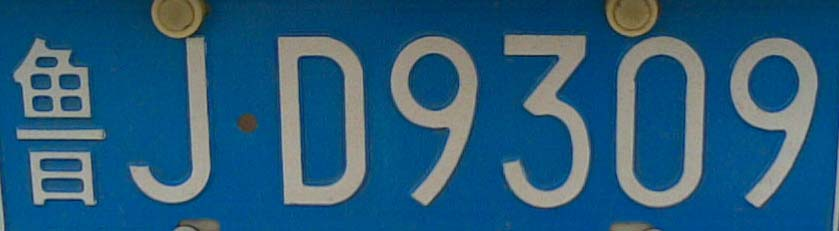
%> input picture Matlab车牌识别/鲁JD9309.jpg, 839 x 231 px
$ octave luJD9309.m   (GNU Octave 9; MATLAB toolbox functions it lacks are replaced by stand-ins)
%> lines starting %> are read from the running program, lines starting %| are printed output that depends on the picture; in (x1, y1, x2, y2) boxes, pixels count from 0 and x2, y2 are one past the last pixel; in counts of white or black regions, pixels touching at a corner belong together; the program's own positions count from 1
### Matlab车牌识别/split.m
function split_img = split(img)
    [m,n] = size(img);
    top = 1;
    bottom = m;
    left = 1;
    right = n;
    %上边界
    while top <= m && sum(img(top,:)) == 0
        top = top + 1;
    end
     %下边界
     while bottom >= 1 && sum(img(bottom,:)) == 0
         bottom = bottom - 1;
     end
     %左边界
     while left >= 1 && sum(img(:,left)) == 0
         left = left + 1;
     end
     %右边界
     while right <= n && sum(img(:,right)) == 0
         right = right - 1;
     end
     %计算图像的长宽得到切割后的图像
     height = bottom - top;
     width = right - left;
     split_img = imcrop(img, [left top width height]);
end


### Matlab车牌识别/split_word.m
% [38 lines of commented-out code are left out]
function [word,result] = split_word(img)
     [m,n] = size(img);
      width = 0;
      while width+1 < n-2 && sum(img(:,width+1)) ~= 0
          width = width+1;
      end
      word = imcrop(img,[1,1,width,m]);
      %img(:, [1: width]) = 0;
      img(:, 1: width) = 0;
      img = split(img);
      result = img;
end

### Matlab车牌识别/luJD9309.m
clc;
clear;
f = imread('鲁JD9309.jpg');
%> f is the input picture: size 231x839x3 uint8; mean R, G, B 39.6, 91.4, 123.7
imshow(f);title('原图');
img_gray = rgb2gray(f);
figure;
imshow(img_gray);title('灰度图');
hf = histeq(img_gray,512);
figure;
imshow(hf);title('均衡化图');
hf = medfilt2(hf,[3,3]);
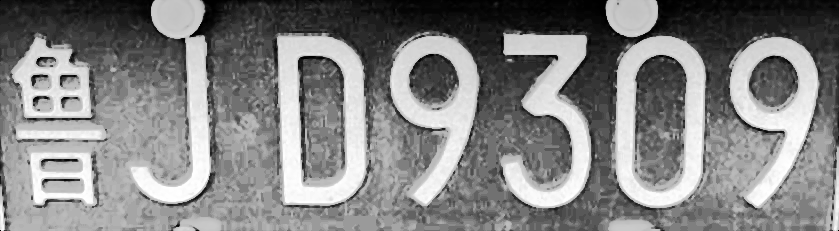
%> hf: size 231x839 uint8; min 0, max 255, mean 131.1
[t,sm] = graythresh(hf);
%> t = 0.52; sm = 0.742
img_bw = im2bw(hf,t+0.27);
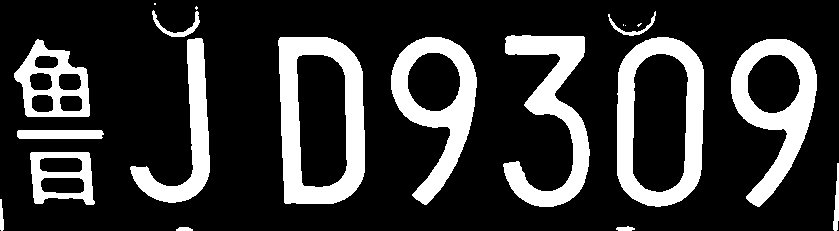
%> img_bw: size 231x839 logical; 21% white; 20 white regions (5 under 20 px), largest, box (x1, y1, x2, y2) and area: (278, 37, 365, 204) 7313, (617, 37, 704, 207) 6440, (503, 35, 590, 207) 5841
figure;
imshow(img_bw);title('二值图');
img = bwareaopen(img_bw, 300);
[r,c] = size(img);
%> r = 231; c = 839
for i = 1:35
    for j = 1:c
        img(i,j) = 0;
    end
end
img = bwareaopen(img, 50);
figure;
imshow(img);title('处理图像');
split_img = split(img);
%> the loop in split, `while top <= m && sum(img(top,:)) == 0` made 35 passes
%> the loop in split, `while bottom >= 1 && sum(img(bottom,:)) == 0` made 24 passes
%> bottom on passes 1 to 12: 230, 229, 228, 227, 226, 225, 224, 223, 222, 221, 220, 219
%> the loop in split, `while left >= 1 && sum(img(:,left)) == 0` made 14 passes
%> the loop in split, `while right <= n && sum(img(:,right)) == 0` made 22 passes
%> right on passes 1 to 12: 838, 837, 836, 835, 834, 833, 832, 831, 830, 829, 828, 827
%> in split, `height = bottom - top;`: height = 171
%> in split, `width = right - left;`: width = 802
%> in split, `split_img = imcrop(img, [left top width height]);`: split_img: size 172x803 logical; 28.8% white; 9 white regions, largest, box (x1, y1, x2, y2) and area: (264, 2, 351, 169) 7313, (603, 2, 690, 172) 6440, (489, 0, 576, 172) 5841
figure;
imshow(split_img);title('分割后的图像');
[word1,split_img] = split_word(split_img);
%> the loop in split_word, `while width+1 < n-2 && sum(img(:,width+1)) ~= 0` made 90 passes
%> after the loop in split_word, `while width+1 < n-2 && sum(img(:,width+1)) ~= 0`: width = 90
%> in split_word, `word = imcrop(img,[1,1,width,m]);`: word: size 172x91 logical; 33.2% white; 3 white regions, box (x1, y1, x2, y2) and area: (0, 4, 76, 82) 2687, (16, 117, 81, 170) 1747, (3, 95, 90, 104) 768
%> in split_word, `img(:, 1: width) = 0;`: img: size 172x803 logical; 25% white; 6 white regions, box (x1, y1, x2, y2) and area: (264, 2, 351, 169) 7313, (603, 2, 690, 172) 6440, (489, 0, 576, 172) 5841, (717, 4, 803, 172) 5630, (377, 2, 463, 170) 5527, (116, 3, 196, 168) 3789
%> the loop in split (call 2), `while left >= 1 && sum(img(:,left)) == 0` made 116 passes
%> in split (call 2), `split_img = imcrop(img, [left top width height]);`: split_img: size 172x687 logical; 29.2% white; 6 white regions, box (x1, y1, x2, y2) and area: (148, 2, 235, 169) 7313, (487, 2, 574, 172) 6440, (373, 0, 460, 172) 5841, (601, 4, 687, 172) 5630, (261, 2, 347, 170) 5527, (0, 3, 80, 168) 3789
figure;
imshow(word1);title('1');

[word2,split_img] = split_word(split_img);
%> the loop in split_word (call 2), `while width+1 < n-2 && sum(img(:,width+1)) ~= 0` made 80 passes
%> in split_word (call 2), `word = imcrop(img,[1,1,width,m]);`: word: size 172x81 logical; 27.2% white; 1 white region, box (x1, y1, x2, y2) and area: (0, 3, 80, 168) 3789
%> in split_word (call 2), `img(:, 1: width) = 0;`: img: size 172x687 logical; 26% white; 5 white regions, box (x1, y1, x2, y2) and area: (148, 2, 235, 169) 7313, (487, 2, 574, 172) 6440, (373, 0, 460, 172) 5841, (601, 4, 687, 172) 5630, (261, 2, 347, 170) 5527
%> in split (call 3), `split_img = imcrop(img, [left top width height]);`: split_img: size 172x539 logical; 33.2% white; 5 white regions, box (x1, y1, x2, y2) and area: (0, 2, 87, 169) 7313, (339, 2, 426, 172) 6440, (225, 0, 312, 172) 5841, (453, 4, 539, 172) 5630, (113, 2, 199, 170) 5527
% word2 = imrotate(word2,-5,'nearest','crop');
figure;
imshow(word2);title('2');

[word3,split_img] = split_word(split_img);
%> the loop in split_word (call 3), `while width+1 < n-2 && sum(img(:,width+1)) ~= 0` made 87 passes
%> after the loop in split_word (call 3), `while width+1 < n-2 && sum(img(:,width+1)) ~= 0`: width = 87
%> in split_word (call 3), `word = imcrop(img,[1,1,width,m]);`: word: size 172x88 logical; 48.3% white; 1 white region, box (x1, y1, x2, y2) and area: (0, 2, 87, 169) 7313
%> in split_word (call 3), `img(:, 1: width) = 0;`:
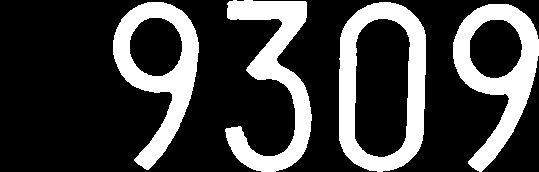
%> img: size 172x539 logical; 25.3% white; 4 white regions, box (x1, y1, x2, y2) and area: (339, 2, 426, 172) 6440, (225, 0, 312, 172) 5841, (453, 4, 539, 172) 5630, (113, 2, 199, 170) 5527
%> in split (call 4), `split_img = imcrop(img, [left top width height]);`: split_img: size 172x426 logical; 32% white; 4 white regions, box (x1, y1, x2, y2) and area: (226, 2, 313, 172) 6440, (112, 0, 199, 172) 5841, (340, 4, 426, 172) 5630, (0, 2, 86, 170) 5527
figure;
imshow(word3);title('3');

[word4,split_img] = split_word(split_img);
%> the loop in split_word (call 4), `while width+1 < n-2 && sum(img(:,width+1)) ~= 0` made 86 passes
%> after the loop in split_word (call 4), `while width+1 < n-2 && sum(img(:,width+1)) ~= 0`: width = 86
%> in split_word (call 4), `word = imcrop(img,[1,1,width,m]);`: word: size 172x87 logical; 36.9% white; 1 white region, box (x1, y1, x2, y2) and area: (0, 2, 86, 170) 5527
%> in split_word (call 4), `img(:, 1: width) = 0;`:
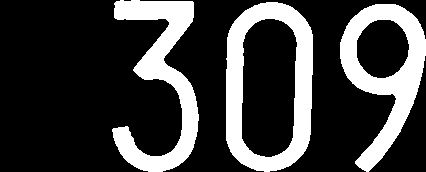
%> img: size 172x426 logical; 24.4% white; 3 white regions, box (x1, y1, x2, y2) and area: (226, 2, 313, 172) 6440, (112, 0, 199, 172) 5841, (340, 4, 426, 172) 5630
%> in split (call 5), `split_img = imcrop(img, [left top width height]);`: split_img: size 172x314 logical; 33.2% white; 3 white regions, box (x1, y1, x2, y2) and area: (114, 2, 201, 172) 6440, (0, 0, 87, 172) 5841, (228, 4, 314, 172) 5630
figure;
imshow(word4);title('4');

[word5,split_img] = split_word(split_img);
%> the loop in split_word (call 5), `while width+1 < n-2 && sum(img(:,width+1)) ~= 0` made 87 passes
%> after the loop in split_word (call 5), `while width+1 < n-2 && sum(img(:,width+1)) ~= 0`: width = 87
%> in split_word (call 5), `word = imcrop(img,[1,1,width,m]);`: word: size 172x88 logical; 38.6% white; 1 white region, box (x1, y1, x2, y2) and area: (0, 0, 87, 172) 5841
%> in split_word (call 5), `img(:, 1: width) = 0;`:
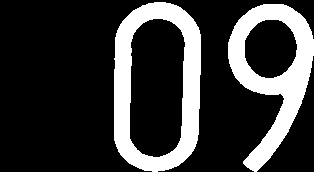
%> img: size 172x314 logical; 22.3% white; 2 white regions, box (x1, y1, x2, y2) and area: (114, 2, 201, 172) 6440, (228, 4, 314, 172) 5630
%> in split (call 6), `split_img = imcrop(img, [left top width height]);`: split_img: size 170x200 logical; 35.5% white; 2 white regions, box (x1, y1, x2, y2) and area: (0, 0, 87, 170) 6440, (114, 2, 200, 170) 5630
figure;
imshow(word5);title('5');

[word6,split_img] = split_word(split_img);
%> the loop in split_word (call 6), `while width+1 < n-2 && sum(img(:,width+1)) ~= 0` made 87 passes
%> in split_word (call 6), `word = imcrop(img,[1,1,width,m]);`: word: size 170x88 logical; 43% white; 1 white region, box (x1, y1, x2, y2) and area: (0, 0, 87, 170) 6440
%> in split_word (call 6), `img(:, 1: width) = 0;`:
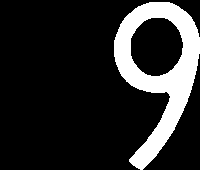
%> img: size 170x200 logical; 16.6% white; 1 white region, box (x1, y1, x2, y2) and area: (114, 2, 200, 170) 5630
%> in split (call 7), `split_img = imcrop(img, [left top width height]);`: split_img: size 168x86 logical; 39% white; 1 white region, box (x1, y1, x2, y2) and area: (0, 0, 86, 168) 5630
figure;
imshow(word6);title('6');

[word7,split_img] = split_word(split_img);
%> in split_word (call 7), `word = imcrop(img,[1,1,width,m]);`: word: size 168x84 logical; 39.6% white; 1 white region, box (x1, y1, x2, y2) and area: (0, 0, 84, 168) 5587
%> in split_word (call 7), `img(:, 1: width) = 0;`: img: size 168x86 logical; 0.55% white; 1 white region, box (x1, y1, x2, y2) and area: (83, 27, 86, 64) 80
figure;
imshow(word7);title('7');
%对每个分割的字符进行缩放
word1 = imresize(word1,[40,20]);
%> word1: size 40x20 logical; 32.4% white in thin lines or dots
word2 = imresize(word2,[40,20]);
%> word2: size 40x20 logical; 28.1% white; 1 white region, box (x1, y1, x2, y2) and area: (0, 1, 20, 39) 225
word3 = imresize(word3,[40,20]);
%> word3: size 40x20 logical; 50.9% white; 3 black regions, box (x1, y1, x2, y2) and area: (4, 5, 16, 35) 297, (0, 16, 20, 40) 58, (11, 0, 20, 17) 38
word4 = imresize(word4,[40,20]);
%> word4: size 40x20 logical; 37.2% white; 1 white region, box (x1, y1, x2, y2) and area: (0, 0, 20, 39) 298
word5 = imresize(word5,[40,20]);
%> word5: size 40x20 logical; 39.4% white; 1 white region, box (x1, y1, x2, y2) and area: (0, 0, 20, 40) 315
word6 = imresize(word6,[40,20]);
%> word6: size 40x20 logical; 44.9% white; 1 white region, box (x1, y1, x2, y2) and area: (0, 0, 20, 40) 359
word7 = imresize(word7,[40,20]);
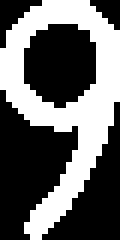
%> word7: size 40x20 logical (shown 6 times larger); 40% white; 1 white region, box (x1, y1, x2, y2) and area: (0, 0, 20, 40) 320
%缩放后的图像显示
figure;
subplot(1,7,1);imshow(word1);title('1');
subplot(1,7,2);imshow(word2);title('2');
subplot(1,7,3);imshow(word3);title('3');
subplot(1,7,4);imshow(word4);title('4');
subplot(1,7,5);imshow(word5);title('5');
subplot(1,7,6);imshow(word6);title('6');
subplot(1,7,7);imshow(word7);title('7');
%将图像存盘
imwrite(word1,'11.jpg');
imwrite(word2,'12.jpg');
imwrite(word3,'13.jpg');
imwrite(word4,'14.jpg');
imwrite(word5,'15.jpg');
imwrite(word6,'16.jpg');
imwrite(word7,'17.jpg');

%对每一个字符进行识别
distinguish_code = char(['0':'9' 'A':'Z' '京辽鲁陕苏豫浙贵晋蒙鄂黑']);

num = 1;
disp('识别结果');
for i = 1:7
    table = [];
    str = strcat('1',int2str(i));
    word = imread([str,'.jpg']);
%> word: size 40x20 uint8; min 0, max 255, mean 83.5
    sub_word = imresize(word,[40,20],'nearest');
    sub_word =  im2bw(sub_word,0.5);
    if i == 1
        bottom = 37;
        top = 48;
    elseif i == 2
        bottom = 11;
        top = 36;
    elseif i == 3
        bottom = 11;
        top = 36;
    elseif i >= 4
        bottom = 1;
        top = 10;
    end
    for k  = bottom : top
        dif = zeros(40,20);
        imgname = strcat(distinguish_code(k),'.jpg');
%> (the run ends here)
